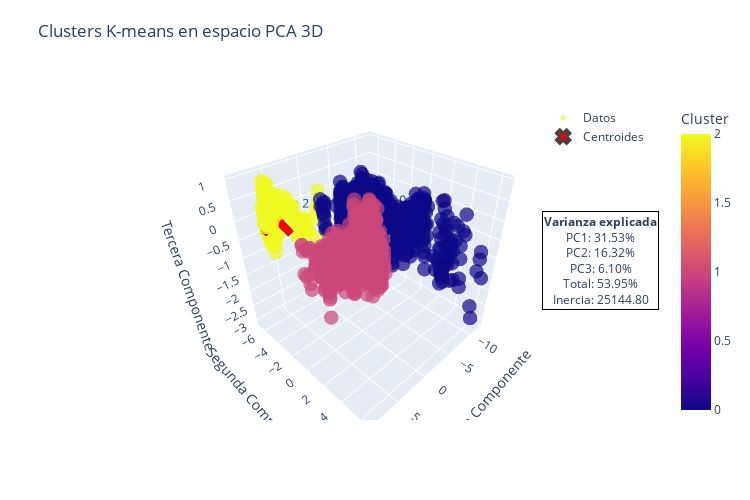

The code cell stored with this chart in its notebook:
### Markdown cell above
#### Visualización del cluster con PCA

### Code cell
# Guardamos los resultados en el dataframe original
df['Cluster'] = clusters

# Añadimos las componentes principales como nuevas columnas
df['PC1'] = X_pca[:, 0]
df['PC2'] = X_pca[:, 1]
df['PC3'] = X_pca[:, 2]

# Crear el scatter plot para los datos PCA
scatter_datos = go.Scatter3d(
    x=X_pca[:, 0],
    y=X_pca[:, 1],
    z=X_pca[:, 2],
    mode='markers',
    marker=dict(
        size=5,
        color=clusters,
        colorscale='plasma',  # Usando el mismo colormap que matplotlib
        opacity=0.7,
        showscale=True,  # Mostrar la barra de color
        colorbar=dict(
            title='Cluster'
        )
    ),
    name="Datos"
)

# Crear el scatter plot para los centroides
centroides = kmeans.cluster_centers_
scatter_centroides = go.Scatter3d(
    x=centroides[:, 0],
    y=centroides[:, 1],
    z=centroides[:, 2],
    mode='markers+text',
    marker=dict(
        size=12,
        color='red',
        symbol='x',
        line=dict(width=3)
    ),
    text=[f'Centroide {i}' for i in range(len(centroides))],
    textposition="top center",
    name="Centroides"
)

# Configurar el layout
layout = go.Layout(
    title=dict(
        text='Clusters K-means en espacio PCA 3D',
        y=0.95
    ),
    scene=dict(
        xaxis_title="Primera Componente",
        yaxis_title="Segunda Componente",
        zaxis_title="Tercera Componente",
        aspectmode='cube'
    ),
    width=750,
    height=500,
    showlegend=True,
    legend=dict(
        yanchor="top",
        y=0.99,
        xanchor="left",
        x=0.8
    )
)

# Crear la figura
fig = go.Figure(data=[scatter_datos, scatter_centroides], layout=layout)

# Añadir información sobre la varianza explicada y la inercia
var_explicada = pca.explained_variance_ratio_
var_acumulada = np.cumsum(var_explicada)

fig.add_annotation(
    x=1,
    y=0.5,
    xref="paper",
    yref="paper",
    text=f"<b>Varianza explicada</b><br>" +
         f"PC1: {var_explicada[0]:.2%}<br>" +
         f"PC2: {var_explicada[1]:.2%}<br>" +
         f"PC3: {var_explicada[2]:.2%}<br>" +
         f"Total: {var_acumulada[2]:.2%}<br>" +
         f"Inercia: {kmeans.inertia_:.2f}",
    showarrow=False,
    bordercolor="black",
    borderwidth=1,
    bgcolor="white",
    font=dict(size=12)
)
fig.show()



# Imprimir información adicional
print("\nTamaño de cada cluster:")
n_cluster = pd.Series(clusters).value_counts().sort_index()
print(n_cluster)

# Calcular el porcentaje de cada clúster respecto al total
porcentaje_cluster = (n_cluster / len(clusters)) * 100

# Imprimir el porcentaje
print("\nRepresentación de cada Cluster en %:")
for cluster, porcentaje in porcentaje_cluster.items():
    print(f"Cluster {cluster}: {porcentaje:.2f}%")

### Figure 1 — Plotly figure (JSON) as saved in the notebook; plotly's stock layout.template omitted (floating-point values rounded to 4 significant figures; data arrays with more than 128 entries replaced by an {"elided": "..."} marker saying what was removed)
{"data": [{"marker": {"color": {"elided": "2653 int values"}, "colorbar": {"title": {"text": "Cluster"}}, "colorscale": [[0, "#0d0887"], [0.1111, "#46039f"], [0.2222, "#7201a8"], [0.3333, "#9c179e"], [0.4444, "#bd3786"], [0.5556, "#d8576b"], [0.6667, "#ed7953"], [0.7778, "#fb9f3a"], [0.8889, "#fdca26"], [1, "#f0f921"]], "opacity": 0.7, "showscale": true, "size": 5}, "mode": "markers", "name": "Datos", "type": "scatter3d", "x": {"elided": "2653 float values"}, "y": {"elided": "2653 float values"}, "z": {"elided": "2653 float values"}}, {"marker": {"color": "red", "line": {"width": 3}, "size": 12, "symbol": "x"}, "mode": "markers+text", "name": "Centroides", "text": ["Centroide 0", "Centroide 1", "Centroide 2"], "textposition": "top center", "type": "scatter3d", "x": [-2.62, 3.874, 5.144], "y": [-0.3258, 2.403, -5.926], "z": [0.0309, -0.01954, -0.15]}], "layout": {"annotations": [{"bgcolor": "white", "bordercolor": "black", "borderwidth": 1, "font": {"size": 12}, "showarrow": false, "text": "<b>Varianza explicada</b><br>PC1: 31.53%<br>PC2: 16.32%<br>PC3: 6.10%<br>Total: 53.95%<br>Inercia: 25144.80", "x": 1, "xref": "paper", "y": 0.5, "yref": "paper"}], "height": 500, "legend": {"x": 0.8, "xanchor": "left", "y": 0.99, "yanchor": "top"}, "scene": {"aspectmode": "cube", "xaxis": {"title": {"text": "Primera Componente"}}, "yaxis": {"title": {"text": "Segunda Componente"}}, "zaxis": {"title": {"text": "Tercera Componente"}}}, "showlegend": true, "title": {"text": "Clusters K-means en espacio PCA 3D", "y": 0.95}, "width": 750}}
